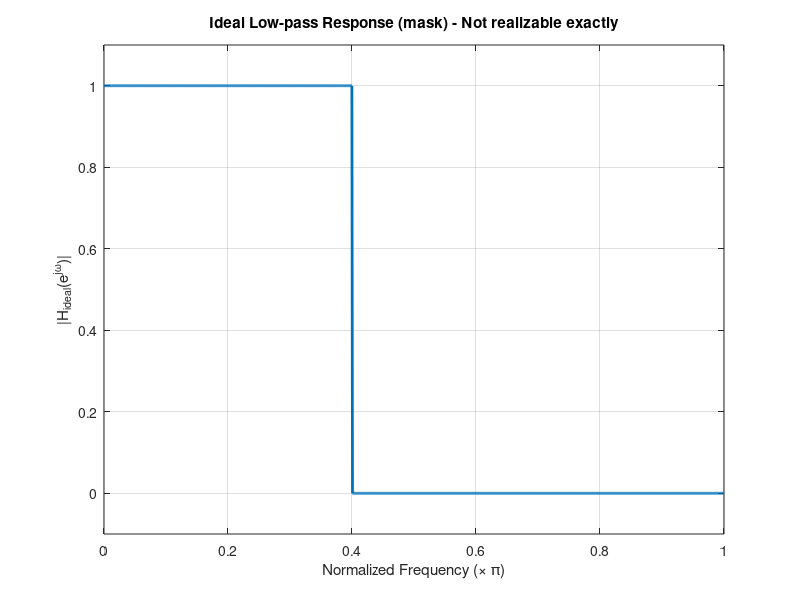

The MATLAB script that drew this image:
%% 6) Ideal Filter "shape" (for illustration)
% We plot an ideal low-pass mask for comparison only.

clear; clc; close all;

w = linspace(0,pi,1024);
wc = 0.4*pi; % cutoff in rad/sample

H_ideal = double(w <= wc);

figure; plot(w/pi, H_ideal, 'LineWidth', 2); grid on;
xlabel('Normalized Frequency (\times \pi)'); ylabel('|H_{ideal}(e^{j\omega})|');
title('Ideal Low-pass Response (mask) - Not realizable exactly');
ylim([-0.1 1.1]);
